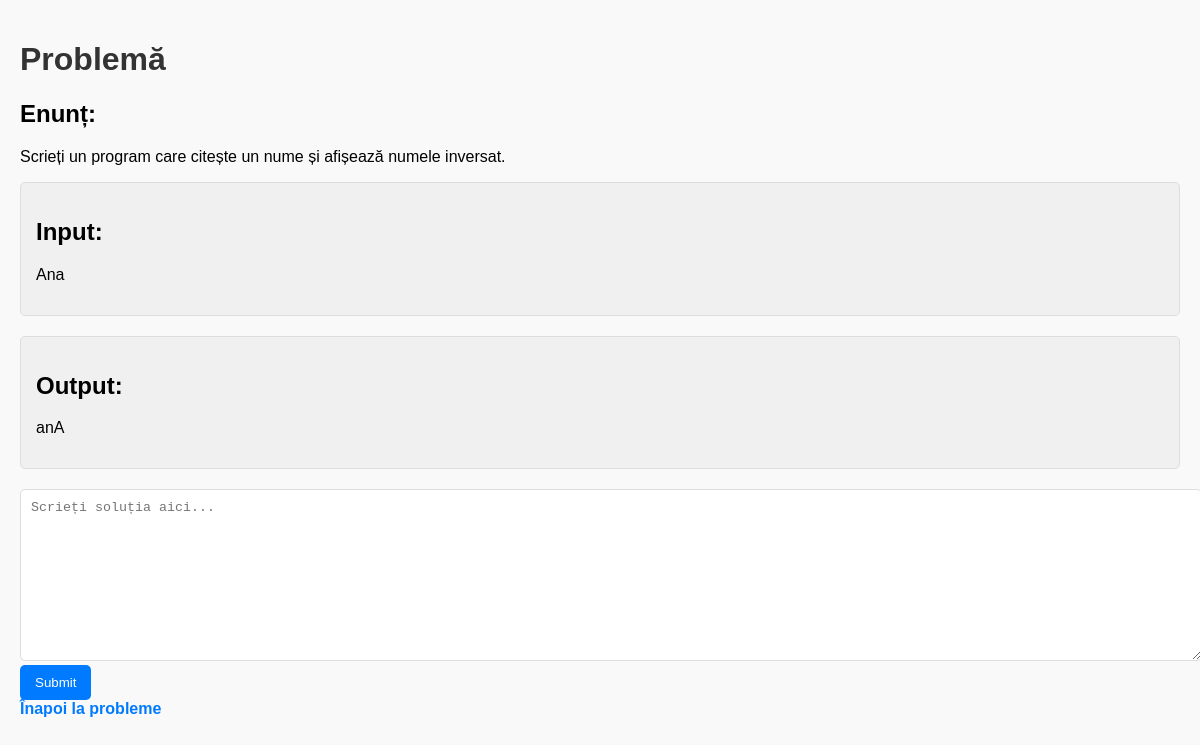
The page /problem/1 on the database its author committed.
### app.py (models this page shows)
class Problem(db.Model):
    __tablename__ = 'problem'
    id = db.Column(db.Integer, primary_key=True)
    description = db.Column(db.String(255))
    input_data = db.Column(db.String(255))
    output_data = db.Column(db.String(255))

### app.py (the view, shortened to what this page needs)
@app.route('/problem/<int:problem_id>', methods=['GET', 'POST'])
def problem(problem_id):
    problem = Problem.query.get(problem_id)
    result = ""
    return render_template('problem.html', problem=problem, result=result)

### templates/problem.html (shortened to what this page needs)
<!DOCTYPE html>
<html lang="en">
<head>
    <link rel="stylesheet" type="text/css" href="{{ url_for('static', filename='style.css') }}">
</head>
<body>
    <h1>Problemă</h1>
    <div class="description">
        <h2>Enunț:</h2>
        <p>{{ problem.description }}</p>
    </div>
    <div class="input">
        <h2>Input:</h2>
        <p>{{ problem.input_data }}</p>
    </div>
    <div class="output">
        <h2>Output:</h2>
        <p>{{ problem.output_data }}</p>
    </div>
    <form method="POST">
        <textarea name="source_code" placeholder="Scrieți soluția aici..." required></textarea>
        <button type="submit">Submit</button>
    </form>
    <a href="{{ url_for('index') }}">Înapoi la probleme</a>
</body>
</html>

### static/style.css (style rules this page uses)
body { font-family: Arial, sans-serif; background-color: #f9f9f9; margin: 0; padding: 20px; }
h1 { color: #333; }
a { text-decoration: none; color: #007BFF; font-weight: bold; }
.problem, .input, .output { background-color: #ffffff; border: 1px solid #ddd; padding: 15px; border-radius: 5px; margin-bottom: 20px; }
.input, .output { background-color: #f0f0f0; }
textarea { width: 100%; height: 150px; padding: 10px; border: 1px solid #ddd; border-radius: 5px; }
button { background-color: #007BFF; color: white; border: none; padding: 10px 15px; border-radius: 5px; cursor: pointer; }

### rows shown on the page
Problem: description "Scrieți un program care citește un nume și afișează numele inversat.", input_data "Ana", output_data "anA"
